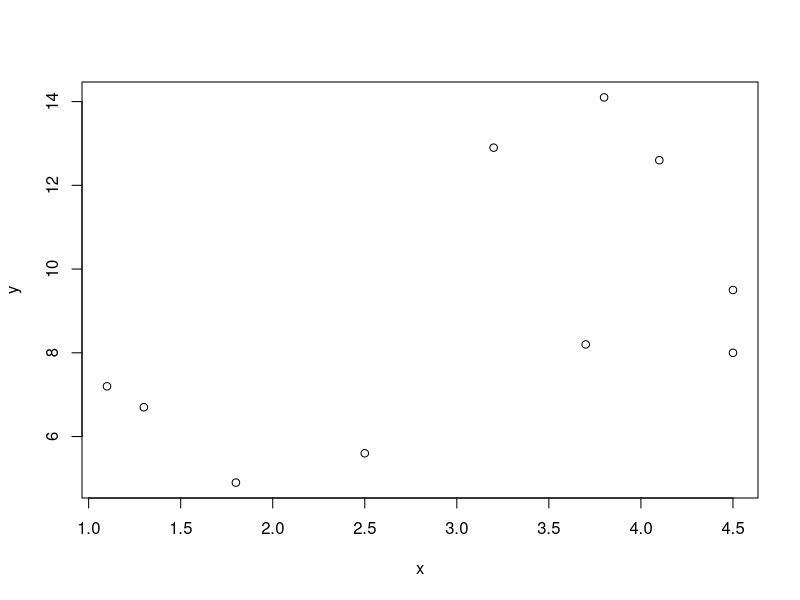

Here is the R script that generated this plot:
length = c(49,50,45,51,47,49,48,54,53,55,45,50,48)

n = 60
p = 1/3
sqrt(n*p*(1-p))

x <- c(4.5,3.7,1.8,1.3,3.2,3.8,2.5,4.5,4.1,1.1) 
y <- c(9.5,8.2,4.9,6.7,12.9,14.1,5.6,8.0,12.6,7.2) 
plot(y~x)
